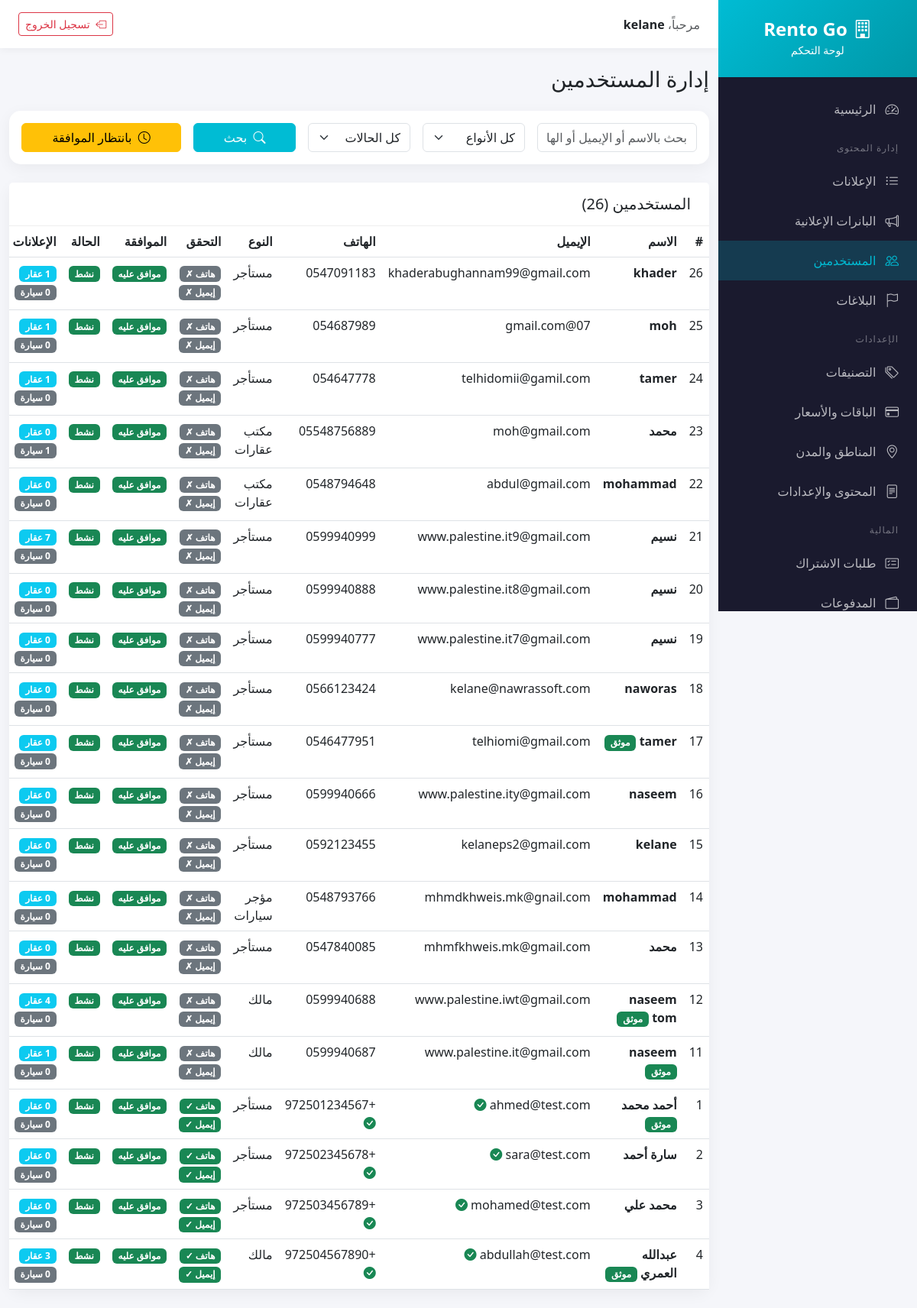
Page /deploy/admin/users.php (signed in) on the committed database.
### tables this page shows
CREATE TABLE `users` (
  `id` int(10) UNSIGNED NOT NULL,
  `name` varchar(255) NOT NULL,
  `company_name` varchar(255) DEFAULT NULL,
  `email` varchar(255) NOT NULL,
  `phone` varchar(20) NOT NULL,
  `password` varchar(255) NOT NULL,
  `user_type` enum('renter','owner','office','car_lessor') NOT NULL DEFAULT 'renter',
  `profile_image` varchar(500) DEFAULT NULL,
  `is_verified_phone` tinyint(1) DEFAULT 0,
  `is_verified_email` tinyint(1) DEFAULT 0,
  `is_trusted` tinyint(1) DEFAULT 0,
  `trusted_until` date DEFAULT NULL,
  `is_active` tinyint(1) DEFAULT 1,
  `has_received_welcome_bonus` tinyint(1) DEFAULT 0,
  `is_blocked` tinyint(1) DEFAULT 0,
  `is_approved` tinyint(1) DEFAULT 1,
  `preferred_language` enum('ar','en','he') DEFAULT 'ar',
  `fcm_token` varchar(500) DEFAULT NULL,
  `notifications_enabled` tinyint(1) DEFAULT 1,
  `created_at` timestamp NOT NULL DEFAULT current_timestamp(),
  `updated_at` timestamp NOT NULL DEFAULT current_timestamp() ON UPDATE current_timestamp(),
  `region_id` int(10) UNSIGNED DEFAULT NULL,
  `city_id` int(10) UNSIGNED DEFAULT NULL
);

### deploy/backend/config/database.php (called while the page is built, shortened)
<?php
class Database {
    private static $instance = null;
    private $connection;
    private function __construct() {
        try {
            $dsn = "mysql:host=" . DB_HOST . ";dbname=" . DB_NAME . ";charset=" . DB_CHARSET;
            $options = [
                PDO::ATTR_ERRMODE => PDO::ERRMODE_EXCEPTION,
                PDO::ATTR_DEFAULT_FETCH_MODE => PDO::FETCH_ASSOC,
                PDO::ATTR_EMULATE_PREPARES => false,
            ];
            $this->connection = new PDO($dsn, DB_USER, DB_PASS, $options);
            $this->connection->exec("SET time_zone = '+02:00'");
        } catch (PDOException $e) {
            throw new Exception("Database connection failed: " . $e->getMessage());
        }
    }
    public static function getInstance() {
        if (self::$instance === null) {
            self::$instance = new self();
        }
        return self::$instance;
    }
    public function query($sql, $params = []) {
        $stmt = $this->connection->prepare($sql);
        $stmt->execute($params);
        return $stmt;
    }
    public function fetch($sql, $params = []) {
        return $this->query($sql, $params)->fetch();
    }
    public function fetchAll($sql, $params = []) {
        return $this->query($sql, $params)->fetchAll();
    }
}

### deploy/admin/users.php (the view, shortened to what this page needs)
<?php
require_once __DIR__ . '/../backend/config/database.php';
$db = Database::getInstance();
$search = $_GET['search'] ?? '';
$page = max(1, (int)($_GET['page'] ?? 1));
$perPage = 20;
$offset = ($page - 1) * $perPage;
$where = "1=1";
$params = [];
$total = $db->fetch("SELECT COUNT(*) as total FROM users WHERE $where", $params)['total'];
$users = $db->fetchAll("SELECT * FROM users WHERE $where ORDER BY created_at DESC LIMIT $perPage OFFSET $offset", $params);
include 'includes/header.php';
?>
<div class="container-fluid py-4">
    <div class="row mb-4">
        <div class="col-12">
            <h1 class="h3 mb-0">إدارة المستخدمين</h1>
        </div>
    </div>
    <div class="card mb-4">
        <div class="card-body">
            <form method="GET" class="row g-3">
                <div class="col-md-3">
                    <input type="text" name="search" class="form-control" placeholder="بحث بالاسم أو الإيميل أو الهاتف..."
                           value="<?= htmlspecialchars($search) ?>">
                </div>
                <div class="col-md-2">
                    <select name="user_type" class="form-select">
                        <option value="">كل الأنواع</option>
                    </select>
                </div>
                <div class="col-md-2">
                    <select name="approval" class="form-select">
                        <option value="">كل الحالات</option>
                    </select>
                </div>
                <div class="col-md-2">
                    <button type="submit" class="btn btn-primary w-100">
                        <i class="bi bi-search me-1"></i> بحث
                    </button>
                </div>
                <div class="col-md-3">
                    <a href="?approval=0" class="btn btn-warning w-100">
                        <i class="bi bi-clock me-1"></i> بانتظار الموافقة
                    </a>
                </div>
            </form>
        </div>
    </div>
    <div class="card">
        <div class="card-header">
            <h5 class="mb-0">المستخدمين (<?= $total ?>)</h5>
        </div>
        <div class="card-body p-0">
            <div class="table-responsive">
                <table class="table table-hover mb-0">
                    <thead>
                        <tr>
                            <th>#</th>
                            <th>الاسم</th>
                            <th>الإيميل</th>
                            <th>الهاتف</th>
                            <th>النوع</th>
                            <th>التحقق</th>
                            <th>الموافقة</th>
                            <th>الحالة</th>
                            <th>الإعلانات</th>
                        </tr>
                    </thead>
                    <tbody>
                        <?php foreach ($users as $user): ?>
                        <tr class="<?= !$user['is_approved'] ? 'table-warning' : '' ?>">
                            <td><?= $user['id'] ?></td>
                            <td>
                                <strong><?= htmlspecialchars($user['name']) ?></strong>
                                <?php if ($user['is_trusted']): ?>
                                <span class="badge bg-success">موثق</span>
                                <?php endif; ?>
                            </td>
                            <td>
                                <?= htmlspecialchars($user['email']) ?>
                                <?php if ($user['is_verified_email']): ?>
                                <i class="bi bi-check-circle-fill text-success" title="تم التحقق"></i>
                                <?php endif; ?>
                            </td>
                            <td>
                                <?= htmlspecialchars($user['phone']) ?>
                                <?php if ($user['is_verified_phone']): ?>
                                <i class="bi bi-check-circle-fill text-success" title="تم التحقق"></i>
                                <?php endif; ?>
                            </td>
                            <td><?= USER_TYPES[$user['user_type']]['ar'] ?? $user['user_type'] ?></td>
                            <td>
                                <?php if ($user['is_verified_phone']): ?>
                                <span class="badge bg-success">هاتف ✓</span>
                                <?php else: ?>
                                <span class="badge bg-secondary">هاتف ✗</span>
                                <?php endif; ?>
                                <?php if ($user['is_verified_email']): ?>
                                <span class="badge bg-success">إيميل ✓</span>
                                <?php else: ?>
                                <span class="badge bg-secondary">إيميل ✗</span>
                                <?php endif; ?>
                            </td>
                            <td>
                                <?php if ($user['is_approved']): ?>
                                <span class="badge bg-success">موافق عليه</span>
                                <?php else: ?>
                                <span class="badge bg-warning text-dark">بانتظار الموافقة</span>
                                <?php endif; ?>
                            </td>
                            <td>
                                <?php if ($user['is_blocked']): ?>
                                <span class="badge bg-danger">محظور</span>
                                <?php elseif ($user['is_active']): ?>
                                <span class="badge bg-success">نشط</span>
                                <?php else: ?>
                                <span class="badge bg-secondary">غير نشط</span>
                                <?php endif; ?>
                            </td>
                            <td>
                                <span class="badge bg-info"><?= $user['properties_count'] ?> عقار</span>
                                <span class="badge bg-secondary"><?= $user['cars_count'] ?> سيارة</span>
                            </td>
                        </tr>
                        <?php endforeach; ?>
                    </tbody>
                </table>
            </div>
        </div>
    </div>
</div>
<?php include 'includes/footer.php'; ?>

### deploy/admin/includes/header.php (style rules this page uses)
:root { --teal: #00bcd4; --teal-dark: #0097a7; --dark-bg: #1a1a2e; --sidebar-width: 260px; }
body { font-family: 'Segoe UI', Tahoma, Geneva, Verdana, sans-serif; background-color: #f5f6fa; }
.card { border: none; border-radius: 15px; box-shadow: 0 5px 20px rgba(0,0,0,0.05); }
.card-header { background: white; border-bottom: 1px solid #eee; padding: 1rem 1.5rem; }
.btn-primary { background: var(--teal); border-color: var(--teal); }

### rows in the picture
users: id "26", name "khader", email "khaderabughannam99@gmail.com", phone "0547091183", user_type "مستأجر", is_verified_phone "هاتف ✗", is_verified_email "إيميل ✗", is_approved "موافق عليه", is_blocked "نشط", cars_count "0"
users: id "25", name "moh", email "07@gmail.com", phone "054687989", user_type "مستأجر", is_verified_phone "هاتف ✗", is_verified_email "إيميل ✗", is_approved "موافق عليه", is_blocked "نشط", cars_count "0"
users: id "24", name "tamer", email "telhidomii@gamil.com", phone "054647778", user_type "مستأجر", is_verified_phone "هاتف ✗", is_verified_email "إيميل ✗", is_approved "موافق عليه", is_blocked "نشط", cars_count "0"
users: id "23", name "محمد", email "moh@gmail.com", phone "05548756889", user_type "مكتب عقارات", is_verified_phone "هاتف ✗", is_verified_email "إيميل ✗", is_approved "موافق عليه", is_blocked "نشط", properties_count "0", cars_count "1"
users: id "22", name "mohammad", email "abdul@gmail.com", phone "0548794648", user_type "مكتب عقارات", is_verified_phone "هاتف ✗", is_verified_email "إيميل ✗", is_approved "موافق عليه", is_blocked "نشط", properties_count "0", cars_count "0"
users: id "21", name "نسيم", email "www.palestine.it9@gmail.com", phone "0599940999", user_type "مستأجر", is_verified_phone "هاتف ✗", is_verified_email "إيميل ✗", is_approved "موافق عليه", is_blocked "نشط", properties_count "7", cars_count "0"
users: id "20", name "نسيم", email "www.palestine.it8@gmail.com", phone "0599940888", user_type "مستأجر", is_verified_phone "هاتف ✗", is_verified_email "إيميل ✗", is_approved "موافق عليه", is_blocked "نشط", properties_count "0", cars_count "0"
users: id "19", name "نسيم", email "www.palestine.it7@gmail.com", phone "0599940777", user_type "مستأجر", is_verified_phone "هاتف ✗", is_verified_email "إيميل ✗", is_approved "موافق عليه", is_blocked "نشط", properties_count "0", cars_count "0"
users: id "18", name "naworas", email "kelane@nawrassoft.com", phone "0566123424", user_type "مستأجر", is_verified_phone "هاتف ✗", is_verified_email "إيميل ✗", is_approved "موافق عليه", is_blocked "نشط", properties_count "0", cars_count "0"
users: id "17", name "tamer", is_trusted "موثق", email "telhiomi@gmail.com", phone "0546477951", user_type "مستأجر", is_verified_phone "هاتف ✗", is_verified_email "إيميل ✗", is_approved "موافق عليه", is_blocked "نشط", properties_count "0", cars_count "0"
users: id "16", name "naseem", email "www.palestine.ity@gmail.com", phone "0599940666", user_type "مستأجر", is_verified_phone "هاتف ✗", is_verified_email "إيميل ✗", is_approved "موافق عليه", is_blocked "نشط", properties_count "0", cars_count "0"
users: id "15", name "kelane", email "kelaneps2@gmail.com", phone "0592123455", user_type "مستأجر", is_verified_phone "هاتف ✗", is_verified_email "إيميل ✗", is_approved "موافق عليه", is_blocked "نشط", properties_count "0", cars_count "0"
users: id "14", name "mohammad", email "mhmdkhweis.mk@gnail.com", phone "0548793766", user_type "مؤجر سيارات", is_verified_phone "هاتف ✗", is_verified_email "إيميل ✗", is_approved "موافق عليه", is_blocked "نشط", properties_count "0", cars_count "0"
users: id "13", name "محمد", email "mhmfkhweis.mk@gmail.com", phone "0547840085", user_type "مستأجر", is_verified_phone "هاتف ✗", is_verified_email "إيميل ✗", is_approved "موافق عليه", is_blocked "نشط", properties_count "0", cars_count "0"
users: id "12", name "naseem tom", is_trusted "موثق", email "www.palestine.iwt@gmail.com", phone "0599940688", user_type "مالك", is_verified_phone "هاتف ✗", is_verified_email "إيميل ✗", is_approved "موافق عليه", is_blocked "نشط", properties_count "4", cars_count "0"
users: id "11", name "naseem", is_trusted "موثق", email "www.palestine.it@gmail.com", phone "0599940687", user_type "مالك", is_verified_phone "هاتف ✗", is_verified_email "إيميل ✗", is_approved "موافق عليه", is_blocked "نشط", cars_count "0"
users: id "1", name "أحمد محمد", is_trusted "موثق", email "ahmed@test.com", is_verified_email 1 (drawn), phone "+972501234567", is_verified_phone 1 (drawn), user_type "مستأجر", is_approved "موافق عليه", is_blocked "نشط", properties_count "0", cars_count "0"
users: id "2", name "سارة أحمد", email "sara@test.com", is_verified_email 1 (drawn), phone "+972502345678", is_verified_phone 1 (drawn), user_type "مستأجر", is_approved "موافق عليه", is_blocked "نشط", properties_count "0", cars_count "0"
users: id "3", name "محمد علي", email "mohamed@test.com", is_verified_email 1 (drawn), phone "+972503456789", is_verified_phone 1 (drawn), user_type "مستأجر", is_approved "موافق عليه", is_blocked "نشط", properties_count "0", cars_count "0"
users: id "4", name "عبدالله العمري", is_trusted "موثق", email "abdullah@test.com", is_verified_email 1 (drawn), phone "+972504567890", is_verified_phone 1 (drawn), user_type "مالك", is_approved "موافق عليه", is_blocked "نشط", properties_count "3", cars_count "0"

### other values in the picture
$_SESSION['admin_name'] "kelane"
$total "26"
